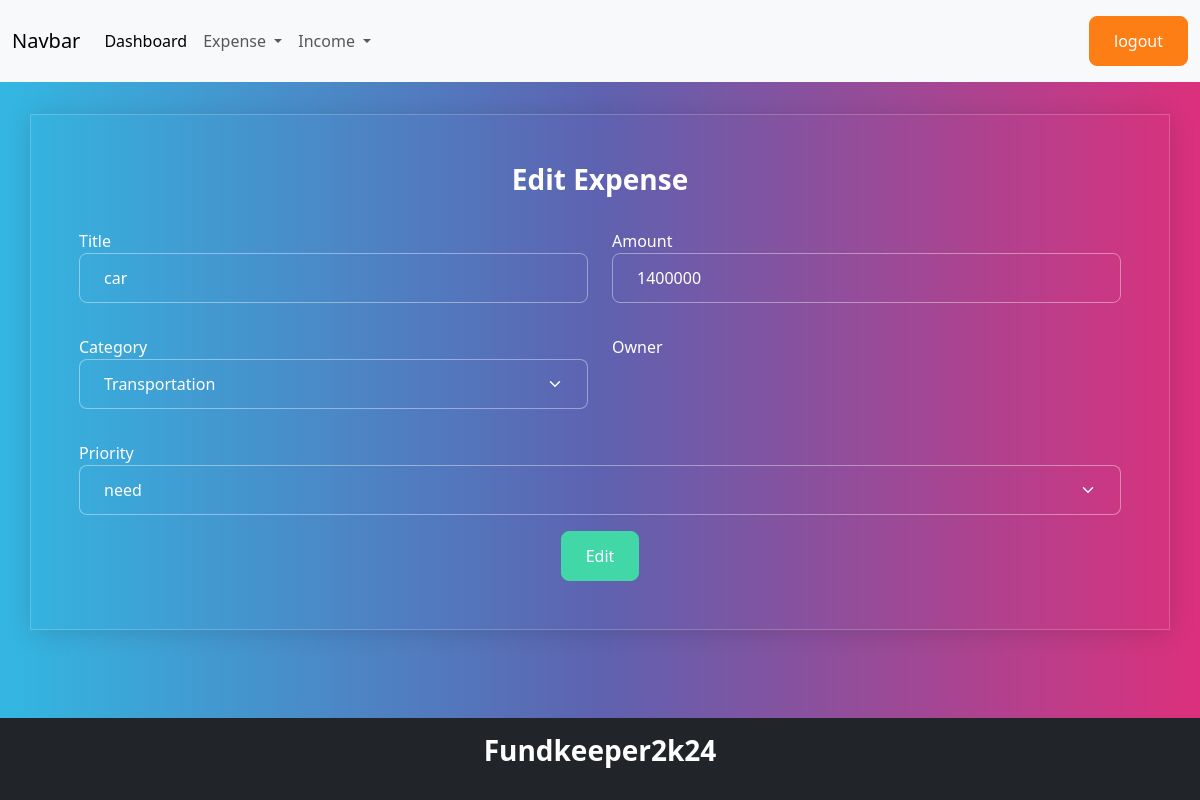
Screenshot of /expense/7/change/ (signed in) with the database file from the repository.
### budget/models.py (models this page shows, shortened)
class Expense(models.Model):
    title=models.CharField(max_length=200)
    amount=models.PositiveIntegerField()
    expense_categories = (
        ("Housing", "Housing"),
        ("Transportation", "Transportation"),
        ("Food", "Food"),
        ("Health", "Health"),
        ("Entertainment", "Entertainment"),
        ("DebtPayments", "Debt Payments"),
        ("PersonalCare", "Personal Care"),
        ("Education", "Education"),
        ("Savings", "Savings"),
        ("Miscellaneous", "Miscellaneous")
    )
    category=models.CharField(max_length=200,choices=expense_categories,default="Miscellanious")
    user_object=models.ForeignKey(User,on_delete=models.CASCADE)
    created_date=models.DateTimeField(auto_now_add=True)
    priority_options=(
        ("need","need"),
        ("want","want")
    )
    priority=models.CharField(max_length=200,choices=priority_options,default="need")

### budget/views.py (the view, shortened to what this page needs)
# urls.py: path('expense/<int:pk>/change/',views.ExpenseUpdateView.as_view(),name="expense-update"),
@method_decorator(signin_required,name="dispatch")
class ExpenseUpdateView(View):
    def get(self,request,*args,**kwargs):
        id=kwargs.get("pk")
        expense_object=Expense.objects.get(id=id)
        form_instance=ExpenseForm(instance=expense_object)
        return render(request,"expense_edit.html",{"form":form_instance})

### budget/forms.py
class ExpenseForm(forms.ModelForm):
    class Meta:
        model=Expense
        exclude=("id","created_date","user_object")
        widgets={
            "title":forms.TextInput(attrs={"class":"form-control"}),
            "amount":forms.NumberInput(attrs={"class":"form-control"}),
            "category":forms.Select(attrs={"class":"form-control form-select"}),
            "priority":forms.Select(attrs={"class":"form-control form-select"}),
        }

### budget/templates/expense_edit.html (shortened to what this page needs)
{%extends 'base.html'%}
{%block main_block%}
<div class="container border shadow p-4 mt-3" >
    <h3 class="text-center">Edit Expense</h3>
    <form action="" method="post">
        <div class="row mt-3">
            <div class="col col-6">
                <label for="">Title</label>
                {{form.title}}
            </div>
            <div class="col col-6">
                <label for="">Amount</label>
                {{form.amount}}
            </div>
        </div>
        <div class="row mt-3">
            <div class="col col-6 bg-outline-primary">
                <label for="">Category</label>
                {{form.category}}
            </div>
            <div class="col col-6">
                <label for="">Owner</label>
            </div>
        </div>
        <div class="row mt-3">
            <div class="col col-12">
                <label for="">Priority</label>
                {{form.priority}}
            </div>
        </div>
         <div class="d-flex justify-content-center">
            <button type="submit" class="btn btn-success mt-2">Edit</button>
         </div>
    </form>
</div>
{%endblock%}

### rows the page displays
Expense: title "car", amount "1400000", category "Transportation", priority "need"
